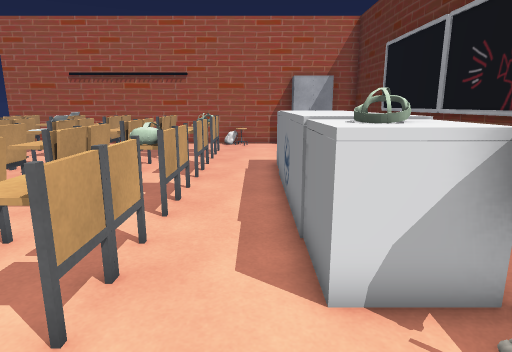
View 1 (above)

17 first-person views from a walk through a scene from a Unity 3-D project. The camera is 1.4 m above the floor, tilts 12° down and sees 75° across. The floor is counted in squares, 0.57 m on a side. Each view is taken from the middle of a square. On the plan, view 1 faces up. The plan holds only what a view shows up to about 20 squares ahead; the rest is blank. The player character is not drawn. Some animated figures are not drawn.

View 2
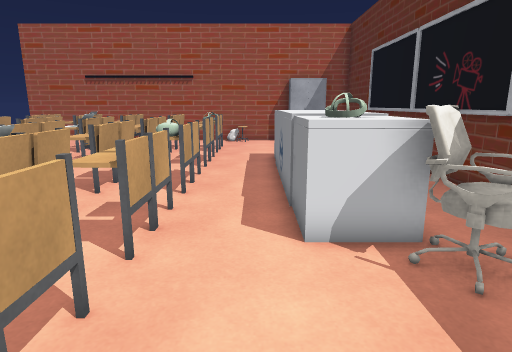

View 3
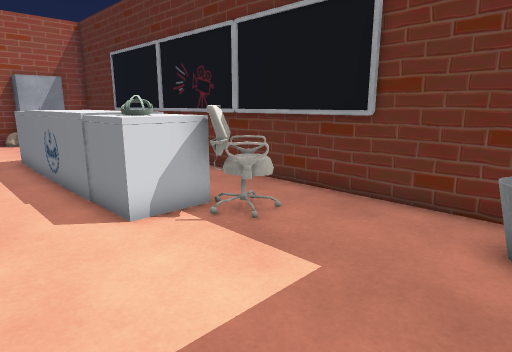

View 4
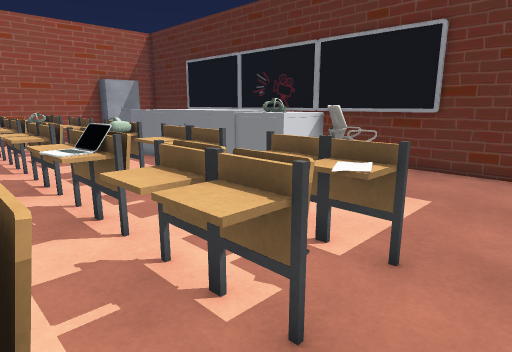

View 5
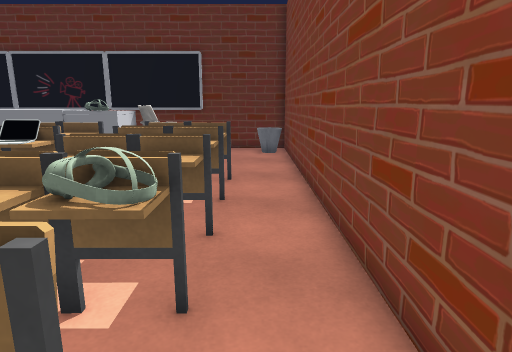

View 6
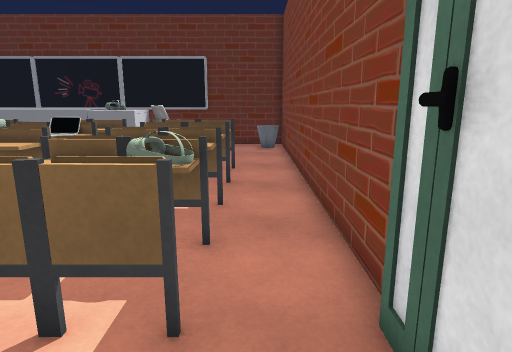

View 7
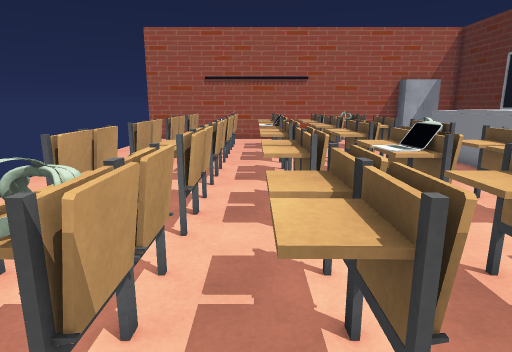

View 8
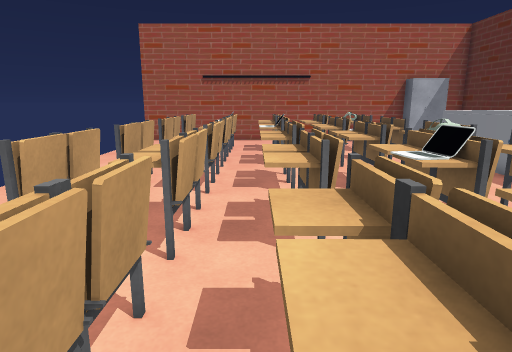

View 9
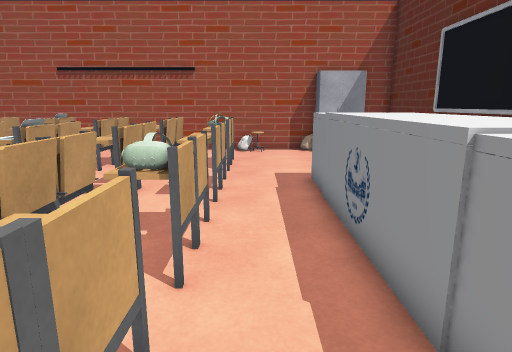

View 10
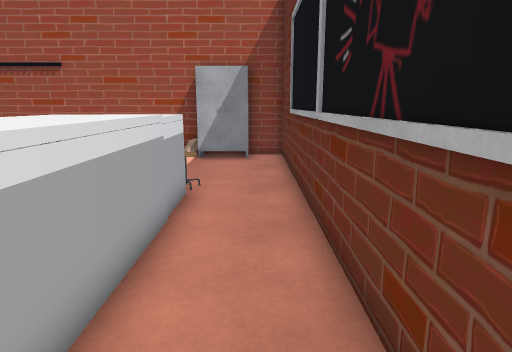

View 11
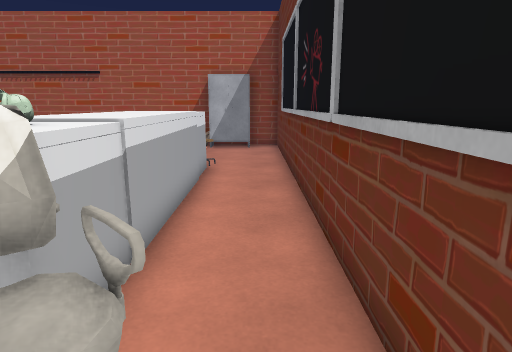

View 12
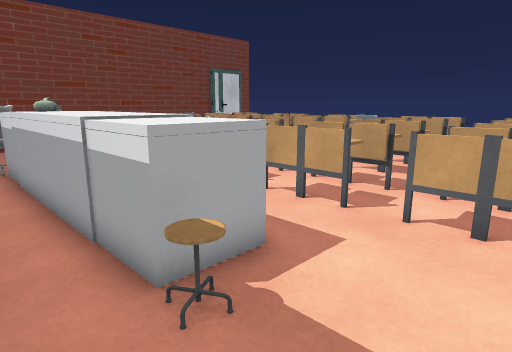

View 13
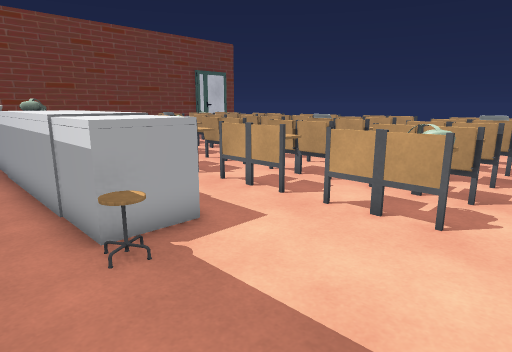

View 14
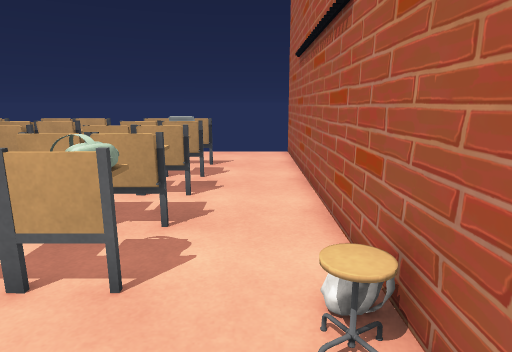

View 15
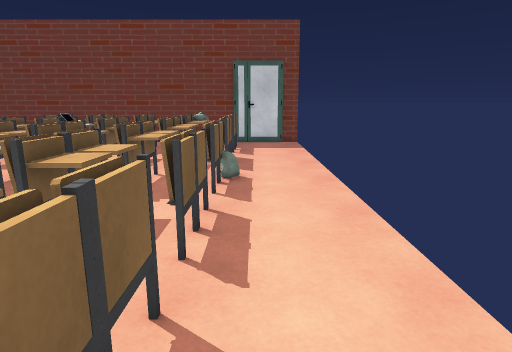

View 16
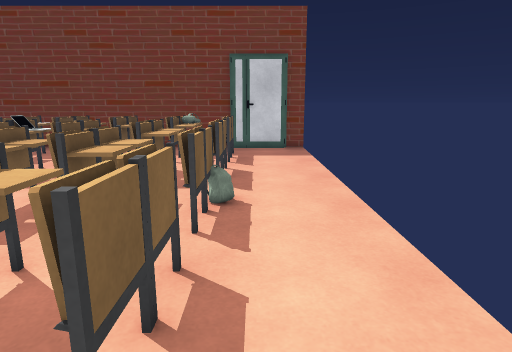

View 17
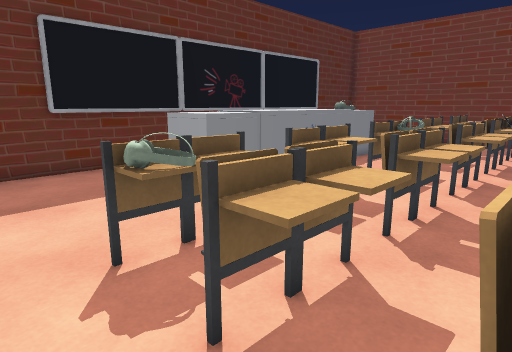

### Floor plan
Key: @ floor where view 1 was taken; # wall or solid block; x gap in a wall; . floor; = window, fence, low wall or low ledge; ^ raised ledge; O other object.
Columns run from 16 left of view 1 to 6 right of it. Each row starts with its distance up from view 1.
 22 ###################
 21  ............. O .#####
 20  .....................#
 19  .....................#
 18  ...####^^ ^^#O.......#
 17  ...=###^^ ^^##.......#
 16  ...=###^# ^^^^.......#
 15  ...####.####......O..#
 14  ...##^#.^ ^#^^..OOO..#
 13  ...= ^#^# ^^^^..OOO..#
 12  ...=.^#OO.^^^^..OOO..#
 11  ......#=#.......OOO..#
 10  ...x.^#.^.^..^..OOO..#
  9  ...=.^#^#.^^^^..OOO..#
  8  ...= ^#^# ^^#O..OOO..#
  7  ...# ^#.^ ^.##..OOO..#
  6  ...####.####....OOO..#
  5  ...=###^^ ^^^^..OOO..#
  4  ...=###^^ ##^^..OOO..#
  3  ...####.^ ##^^....OO.#
  2  ...# ##.####......OO.#
  1  ...=###^^ ^^^^.......#
  0  ...=###^# ^^OO.@.....#
 -1  ...####^^ ^^OO.......#
 -2  ...................OO#
 -3  . ##...............OO#
 -4 #######################

Positions as (right, up) in squares from view 1, and headings:
1: (0, 0), facing up
2: (0, -2), facing up
3: (-2, -3), facing up-right
4: (-7, -3), facing up-right
5: (-13, -2), facing right
6: (-15, -2), facing right
7: (-8, -3), facing up
8: (-8, -2), facing up
9: (-1, 3), facing up
10: (5, 5), facing up
11: (5, 1), facing up
12: (5, 18), facing down-left
13: (5, 20), facing down-left
14: (2, 20), facing left
15: (-13, 19), facing down
16: (-13, 16), facing down
17: (-7, 20), facing down-right
